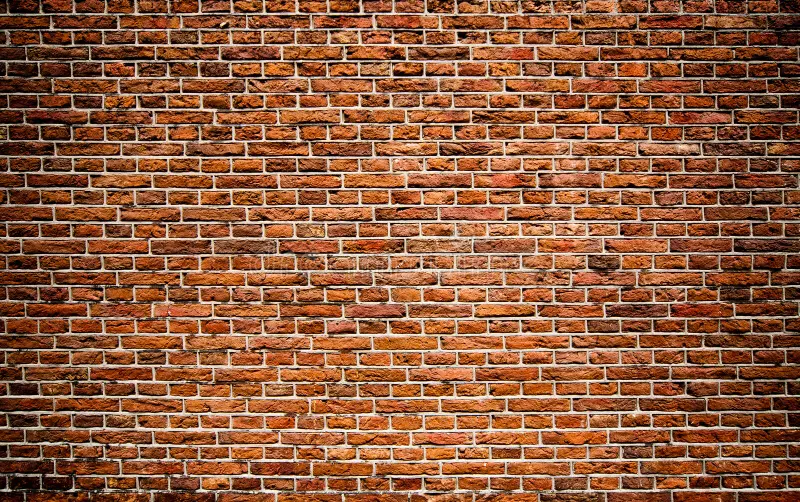
#> input picture New folder/bric.jpg, 800 x 502 px
$ python project2_custom_textures.py
#> lines starting #> are read from the running program, lines starting #| are printed output that depends on the picture
import numpy as np
import matplotlib.pyplot as plt
from sklearn.cluster import AffinityPropagation, KMeans
from PIL import Image # Standard library for loading images
import os

# --- PHASE 1: Real Image Processing (Patch Extraction) ---

def create_dataset_from_images(image_paths, patch_size=10, max_patches_per_image=50):
    """
    1. Loads images from your computer.
    2. Converts them to Grayscale (Matrices).
    3. Slices them into 10x10 patches.
    """
#> called with patch_size = 10, max_patches_per_image = 50
    X = []

    for path in image_paths:
        if not os.path.exists(path):
            print(f"Warning: File not found: {path}")
            continue

        print(f"Processing {path}...")
        # Load image and convert to Grayscale ('L')
        img = Image.open(path).convert('L')
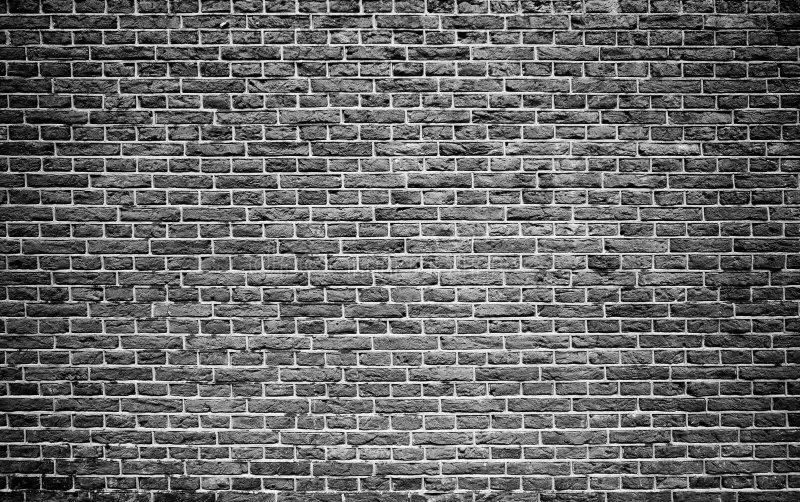
#> img: PIL image 800x502 L; min 0, max 254, mean 103.9
        img_arr = np.array(img)

        # Normalize pixel values to 0.0 - 1.0 range
        img_arr = img_arr / 255.0

        h, w = img_arr.shape
#> h = 502; w = 800
        patches_collected = 0

        # Slide over the image to cut out 10x10 matrices
        # We step by patch_size to avoid overlap (optional)
        for r in range(0, h - patch_size, patch_size):
            for c in range(0, w - patch_size, patch_size):
                if patches_collected >= max_patches_per_image:
                    break

                # Extract the matrix
                patch = img_arr[r : r+patch_size, c : c+patch_size]
                X.append(patch)
                patches_collected += 1
            if patches_collected >= max_patches_per_image:
                break
#> after the loop, X = 50 items; patches_collected = 50
#> pass 3 of the loop in create_dataset_from_images, `for path in image_paths:`:
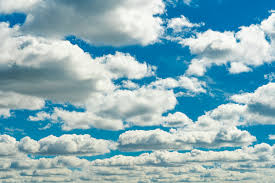
#> input picture New folder/cloudes.jpg, 275 x 183 px
#> in create_dataset_from_images, `img = Image.open(path).convert('L')`:
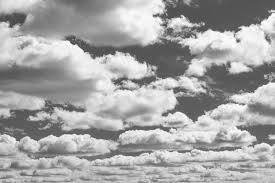
#> img: PIL image 275x183 L; min 62, max 255, mean 165.5
#> img_arr: shape (183, 275) float64
#> after the loop in create_dataset_from_images, `for r in range(0, h - patch_size, patch_size):`: X = 100 items; patches_collected = 50

    return np.array(X)

image_paths = ["bric.jpg", "grass.jpg", "cloudes.jpg"]

print("Extracting 10x10 Matrix Patches from your photos...")
X_matrices = create_dataset_from_images(image_paths)

if len(X_matrices) == 0:
    print("Error: No data found. Please check your image paths.")
    exit()

print(f"Dataset Created: {X_matrices.shape} (Samples, 10, 10)")
#| Dataset Created: (100, 10, 10) (Samples, 10, 10)


# --- PHASE 2: Algorithm A - Affinity Propagation (Induced Matrix L-Infinity) ---

def induced_matrix_inf_norm(matrix):
    """ Maximum Absolute Row Sum """
    row_sums = np.sum(np.abs(matrix), axis=1)
    return np.max(row_sums)

def compute_similarity_matrix(X):
    """ Computes Similarity based on negative L-Infinity distance """
    n = X.shape[0]
#> n = 100
    similarity = np.zeros((n, n))

    # This can be slow for large N, so we keep N (patches) reasonable
    print(f"Calculating Similarity Matrix for {n} patches...")
#> (printed output is left out)
    for i in range(n):
        for j in range(n):
            dist = induced_matrix_inf_norm(X[i] - X[j])
            similarity[i, j] = -dist
#> this loop made 100 passes
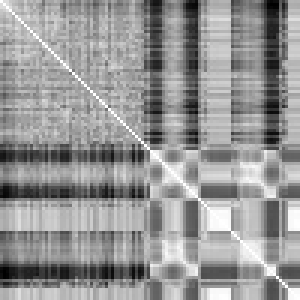
#> similarity: shape (100, 100) float64 (shown 3 times larger); min -9.38, max 0, mean -3.85; drawn with min black and max white
    return similarity

sim_matrix = compute_similarity_matrix(X_matrices)

print("Running Affinity Propagation...")
ap = AffinityPropagation(affinity='precomputed', damping=0.7, random_state=42)
ap.fit(sim_matrix)
print(f"AP identified {len(ap.cluster_centers_indices_)} representative textures.")


# --- PHASE 3: Algorithm B - K-Means (Matrix Frobenius) ---

print("Running K-Means (Frobenius Logic)...")
# Flatten for Sklearn: (N, 10, 10) -> (N, 100)
n_samples = X_matrices.shape[0]
X_flattened = X_matrices.reshape(n_samples, -1)
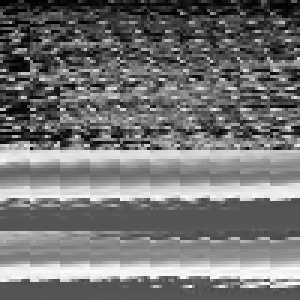
#> X_flattened: shape (100, 100) float64 (shown 3 times larger); min 0, max 0.996, mean 0.448

# We assume K=3 (assuming you provided roughly 3 types of images)
kmeans = KMeans(n_clusters=3, random_state=42, n_init=10)
kmeans.fit(X_flattened)

# Reshape centroids back to Matrix format
centroid_matrices = kmeans.cluster_centers_.reshape(3, 10, 10)


# --- VISUALIZATION ---

def plot_patches(matrices, title):
    n = len(matrices)
    # Limit plot to top 5 to save space if AP finds too many
    display_n = min(n, 5)

    plt.figure(figsize=(12, 3))
    plt.suptitle(title)

    for i in range(display_n):
        plt.subplot(1, display_n, i + 1)
        plt.imshow(matrices[i], cmap='gray', vmin=0, vmax=1)
        plt.axis('off')
        plt.title(f"Center {i}")
    plt.show()
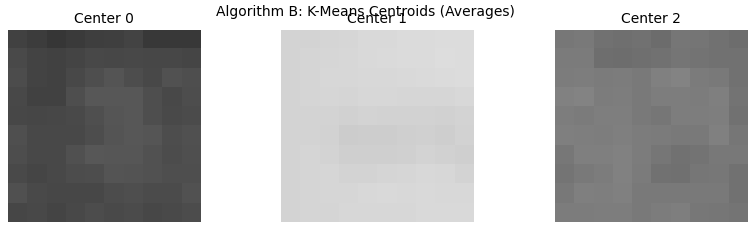
#> figure drawn by matplotlib, 3 panels

# 1. Show K-Means Centroids (The "Average" Textures)
plot_patches(centroid_matrices, "Algorithm B: K-Means Centroids (Averages)")

# 2. Show AP Exemplars (The "Actual" Patches chosen as leaders)
ap_exemplars = X_matrices[ap.cluster_centers_indices_]
plot_patches(ap_exemplars, "Algorithm A: AP Exemplars (Real Patches)")
#> call 2 of plot_patches, with matrices = array of shape (10, 10, 10), title = 'Algorithm A: AP Exemplars (Real Patches)'
#> in plot_patches (call 2), `plt.show()`:
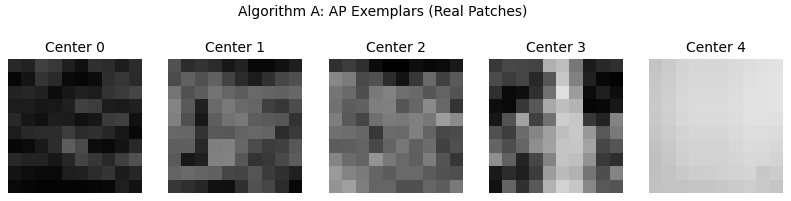
#> figure drawn by matplotlib, 5 panels

print("\nDone! Check the popup window to see how your photos were clustered.")
